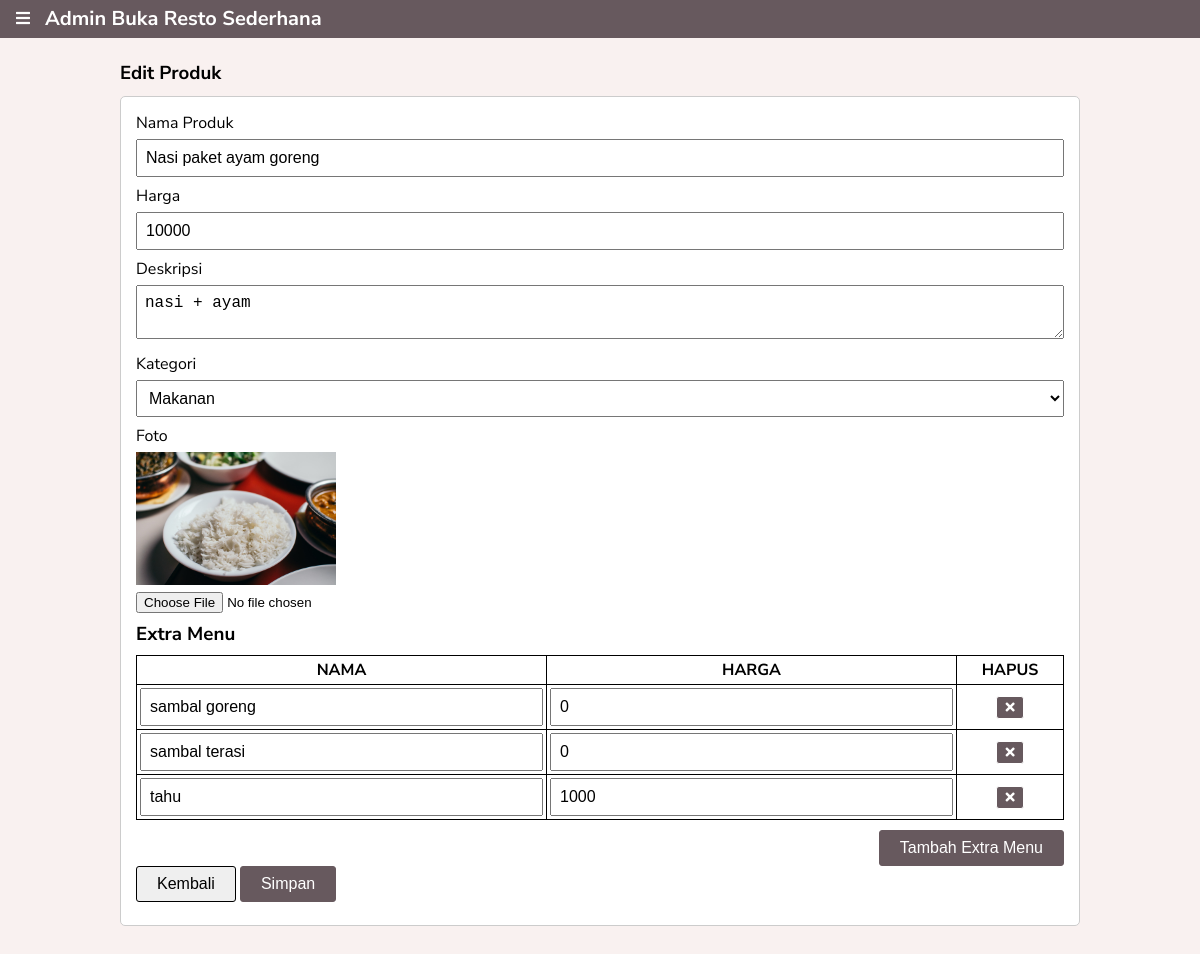
Screenshot of /admin/produk_edit.php?id=6 (signed in) with the database file from the repository.
### tables this page shows
CREATE TABLE `produk` (
  `idproduk` int(11) NOT NULL,
  `namaproduk` varchar(100) NOT NULL,
  `hargaproduk` int(11) NOT NULL,
  `deskripsi` varchar(255) NOT NULL,
  `foto` varchar(50) NOT NULL,
  `kategori` enum('Makanan','Minuman') NOT NULL,
  `createdat` timestamp NOT NULL DEFAULT current_timestamp()
);

CREATE TABLE `extra_menu` (
  `idproduk` int(11) NOT NULL,
  `nama` varchar(50) NOT NULL,
  `harga` int(11) NOT NULL
);

### admin/produk_edit.php (the view, shortened to what this page needs)
<?php
	require_once 'header_template.php';
	$query_select = 'select * from produk where idproduk = "'.$_GET['id'].'" ';
	$run_query_select = mysqli_query($conn, $query_select);
	$d = mysqli_fetch_object($run_query_select);
?>
<div class="content">
	<div class="container">
		<h3 class="page-title">Edit Produk</h3>
		<div class="card">
			<form action="" method="post" enctype="multipart/form-data">
				<div class="input-group">
					<label>Nama Produk</label>
					<input type="text" name="nama" placeholder="Nama produk" class="input-control" value="<?= $d->namaproduk ?>" required>
				</div>
				<div class="input-group">
					<label>Harga</label>
					<input type="text" name="harga" placeholder="Harga" class="input-control" value="<?= $d->hargaproduk ?>" required>
				</div>
				<div class="input-group">
					<label>Deskripsi</label>
					<textarea class="input-control" name="deskripsi" placeholder="Deskripsi"><?= $d->deskripsi ?></textarea>
				</div>
				<div class="input-group">
					<label>Kategori</label>
					<select class="input-control" name="kategori">
						<option value="Makanan" <?= ($d->kategori == 'Makanan') ? 'selected':''; ?>>Makanan</option>
					</select>
				</div>
				<div class="input-group">
					<label>Foto</label>
					<div>
						<img src="../uploads/products/<?= $d->foto ?>" width="200">
					</div>
					<input type="file" name="foto">
				</div>
				<h3>Extra Menu</h3>
				<table class="table">
					<thead>
						<tr>
							<th>NAMA</th>
							<th>HARGA</th>
							<th width="100">HAPUS</th>
						</tr>
					</thead>
					<tbody id="extraMenuList">
						<?php
							$query_select_extra_menu = 'select * from extra_menu where idproduk = "'.$_GET['id'].'"';
							$run_query_select_extra_menu = mysqli_query($conn, $query_select_extra_menu);
							while($row = mysqli_fetch_array($run_query_select_extra_menu)){
						?>
						<tr>
							<td><input type="text" name="extraname[]" class="input-control" value="<?= $row['nama'] ?>" required></td>
							<td><input type="text" name="extraharga[]" class="input-control" value="<?= $row['harga'] ?>" required></td>
							<td align="center"><button type="button" class="btn" onclick="removeRow(this)"><i class="fa fa-times"></i></button></td>
						</tr>
						<?php } ?>
					</tbody>
				</table>
				<div style="text-align:right;margin-top:10px;">
					<button type="button" class="btn-submit" id="btnAdd">Tambah Extra Menu</button>
				</div>
				<div class="input-group">
					<button type="button" onclick="window.location.href = 'produk.php'" class="btn-back">Kembali</button>
					<button type="submit" name="submit" class="btn-submit">Simpan</button>
				</div>
			</form>
		</div>
	</div>
</div>
<?php require_once 'footer_template.php'; ?>

### admin/header_template.php (style rules this page uses)
* { padding:0; margin:0; }
body { font-family: 'Nunito Sans', sans-serif; background-color: #F9F1F0; }
.content { padding: 60px 0; }
.container { width: 960px; margin-left: auto; margin-right: auto; }
.page-title { margin-bottom: 10px; }
.card { border:1px solid #ccc; background-color: #fff; padding:15px; border-radius: 5px; }
.table { width:100%; border-collapse: collapse; margin-top: 8px; }
.table thead th, .table tbody td { border:1px solid; padding:3px; }
.btn { border: 1px solid; padding:3px 8px; display: inline-block; background-color: #67595E ; color: #fff; border-radius: 3px; }
.input-group { margin-bottom: 8px; }
.input-group label { display: block; margin-bottom: 5px; }
.input-control { width: 100%; box-sizing: border-box; padding:0.5rem; font-size: 1rem; }
.btn-submit { border: 1px solid #67595E; padding:8px 20px; display: inline-block; background-color: #67595E ; color: #fff; border-radius: 3px; font-size:1rem; cursor: pointer; }
.btn-back { border: 1px solid; padding:8px 20px; display: inline-block; border-radius: 3px; font-size:1rem; cursor: pointer; }

### rows the page displays
produk: nama "Nasi paket ayam goreng", harga "10000", deskripsi "nasi + ayam", kategori "Makanan", foto (picture)
extra_menu: nama "sambal goreng", harga "0"
extra_menu: nama "sambal terasi", harga "0"
extra_menu: nama "tahu", harga "1000"
